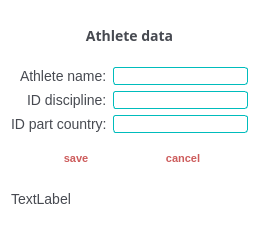
<?xml version="1.0" encoding="UTF-8"?>
<ui version="4.0">
 <class>form_game_athletes</class>
 <widget class="QDialog" name="form_game_athletes">
  <property name="geometry">
   <rect>
    <x>0</x>
    <y>0</y>
    <width>259</width>
    <height>235</height>
   </rect>
  </property>
  <property name="windowTitle">
   <string>Dialog</string>
  </property>
  <property name="styleSheet">
   <string notr="true">QLabel{
	font-family: 'Montserrat', sans-serif;
	font-size: 14px;
	color: rgb(71, 74, 81);
}

QDialog{
	background-color: rgb(255, 255, 255);
}

QLineEdit{
	border: 1px solid rgb(0, 188, 188);
	border-radius: 3px;
}

QPushButton{
	height: 20px;
	font-family: 'Montserrat', sans-serif;
	font-size: 11px;
	text-transform: uppercase;
	font-weight: 600;
	color: rgb(205, 92, 92);
	background-color: rgba(255, 255, 255, 0);
	border: none;
}

QPushButton:hover{
	height: 75px;
	border: 1px solid rgba(205, 92, 92, 1) ;
	border-radius: 5px;
	font-family: 'Montserrat', sans-serif;
	font-size: 11px;
	text-transform: uppercase;
	font-weight: 600;
	color: rgb(205, 92, 92);
	background-color: rgba(255, 255, 255, 0);
}

QPushButton:pressed{
	background-color: rgba(205, 92, 92, 1);
	color: white;
	border:2px solid;
	border: 1px solid rgba(205, 92, 92, 1) ;
	border-radius: 5px;
	font-family: 'Montserrat', sans-serif;

}</string>
  </property>
  <layout class="QVBoxLayout" name="verticalLayout">
   <item>
    <widget class="QLabel" name="label_9">
     <property name="font">
      <font>
       <family>Montserrat</family>
       <pointsize>-1</pointsize>
       <weight>75</weight>
       <bold>true</bold>
      </font>
     </property>
     <property name="text">
      <string>Athlete data</string>
     </property>
     <property name="alignment">
      <set>Qt::AlignCenter</set>
     </property>
    </widget>
   </item>
   <item>
    <layout class="QFormLayout" name="formLayout">
     <property name="labelAlignment">
      <set>Qt::AlignRight|Qt::AlignTrailing|Qt::AlignVCenter</set>
     </property>
     <item row="0" column="0">
      <widget class="QLabel" name="label_2">
       <property name="text">
        <string>Athlete name:</string>
       </property>
      </widget>
     </item>
     <item row="0" column="1">
      <widget class="QLineEdit" name="lineEdit_2"/>
     </item>
     <item row="1" column="0">
      <widget class="QLabel" name="label_3">
       <property name="text">
        <string>ID discipline:</string>
       </property>
      </widget>
     </item>
     <item row="1" column="1">
      <widget class="QLineEdit" name="lineEdit_3"/>
     </item>
     <item row="2" column="0">
      <widget class="QLabel" name="label_5">
       <property name="text">
        <string>ID part country:</string>
       </property>
      </widget>
     </item>
     <item row="2" column="1">
      <widget class="QLineEdit" name="lineEdit_5"/>
     </item>
    </layout>
   </item>
   <item>
    <layout class="QHBoxLayout" name="horizontalLayout">
     <property name="spacing">
      <number>23</number>
     </property>
     <property name="leftMargin">
      <number>23</number>
     </property>
     <property name="topMargin">
      <number>9</number>
     </property>
     <property name="rightMargin">
      <number>23</number>
     </property>
     <item>
      <widget class="QPushButton" name="but_save">
       <property name="text">
        <string>save</string>
       </property>
      </widget>
     </item>
     <item>
      <widget class="QPushButton" name="but_can">
       <property name="text">
        <string>cancel</string>
       </property>
      </widget>
     </item>
    </layout>
   </item>
   <item>
    <widget class="QLabel" name="statusLabel">
     <property name="text">
      <string>TextLabel</string>
     </property>
    </widget>
   </item>
  </layout>
 </widget>
 <resources/>
 <connections/>
</ui>
